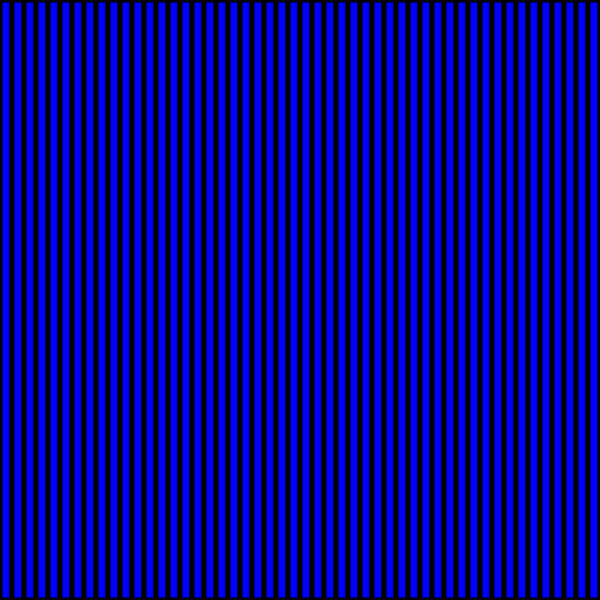
Frame 1 (no input)
Frame 60 (no input): identical to frame 1, image omitted
Frame 120 (the mouse pressed at the canvas centre since frame 60): identical to frame 1, image omitted

The p5.js sketch that drew this single still picture (run headless with seeded random() and noise() and a simulated clock; from frame 60 on, the mouse is pressed at the canvas centre):

// p5.js sketch
// ── sketch.js
var canvasHeight = 600;
var canvasWidth = 600;
var boxHeight = canvasHeight;
var boxes = [];
var fillColors = [];

function setup() {
    createCanvas(canvasWidth, canvasHeight);
    for(let i = 0; i < 50; i++) {
        boxes.push((canvasWidth/50)*i);
        fillColors.push("blue");
    }
}

function draw() {
    for(let i = 0; i < boxes.length; i++) {
        strokeWeight(5);
        fill(fillColors[i]);
        rect(boxes[i], 0, canvasWidth/boxes.length, boxHeight);
    }
}

function mouseClicked() {
    for(let i = 0; i < boxes.length; i++) {
        if(mouseX >= boxes[i] && mouseX <= boxes[i] + canvasWidth/boxes.length && fillColors[i] == "blue")
            fillColors[i] = "red";
        else if(mouseX >= boxes[i] && mouseX <= boxes[i] + canvasWidth/boxes.length && fillColors[i] == "red")
            fillColors[i] = "blue";
    }
}
